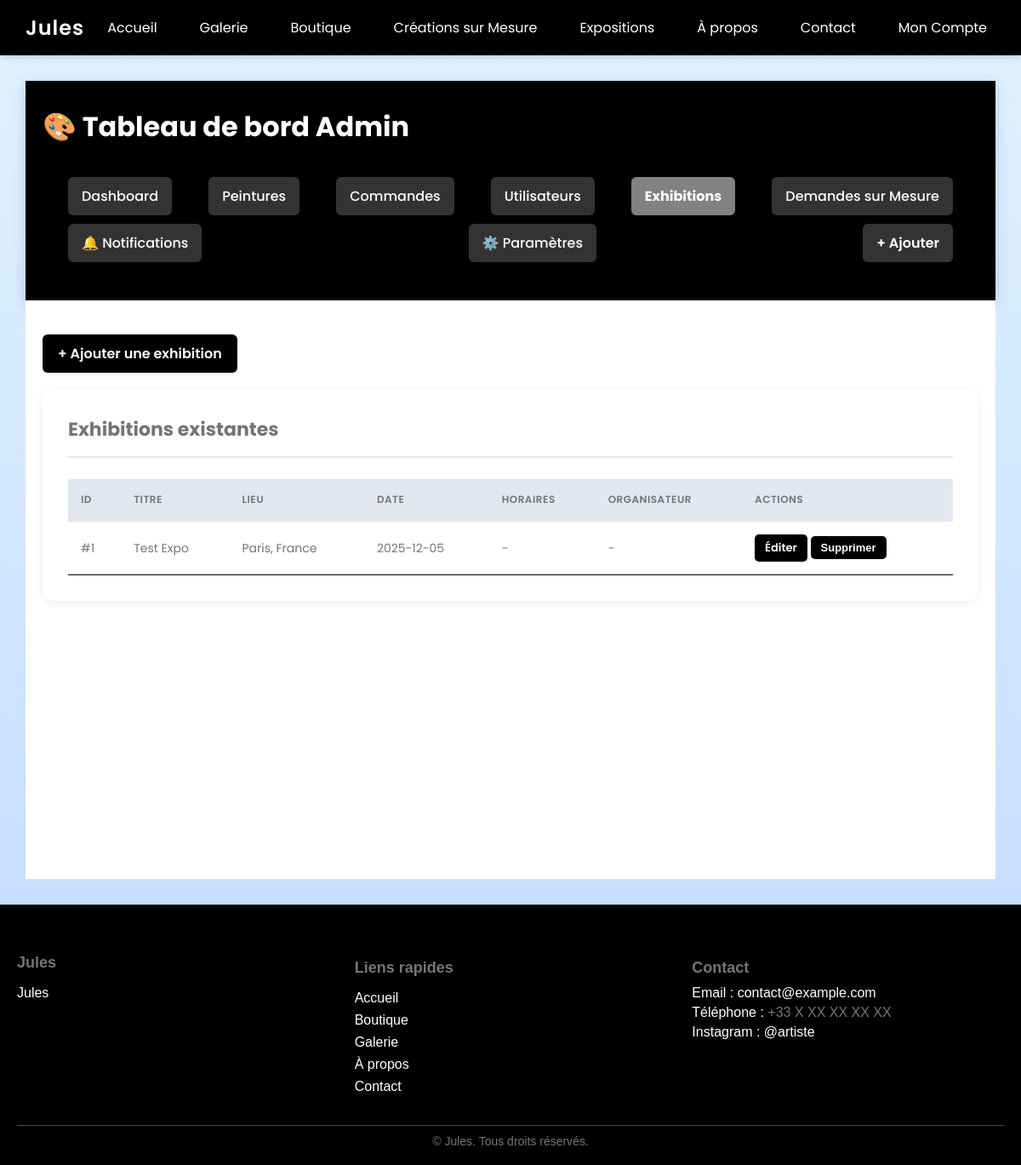
/admin/exhibitions (signed in), run on the app's committed database.
### tables this page shows
CREATE TABLE settings (id INTEGER PRIMARY KEY AUTOINCREMENT, key TEXT UNIQUE NOT NULL, value TEXT NOT NULL);

CREATE TABLE exhibitions (id INTEGER PRIMARY KEY AUTOINCREMENT, title TEXT NOT NULL, location TEXT NOT NULL, date TEXT NOT NULL, description TEXT, image TEXT, create_date TEXT NOT NULL DEFAULT CURRENT_TIMESTAMP, start_time TEXT, end_time TEXT, venue_details TEXT, organizer TEXT, entry_price TEXT, contact_info TEXT);

### app.py (the view)
@app.route("/admin/exhibitions")
def admin_exhibitions():
    conn = get_db()
    c = conn.cursor()
    c.execute("SELECT * FROM exhibitions ORDER BY create_date DESC")
    exhibitions = c.fetchall()
    conn.close()
    return render_template("admin/admin_exhibitions.html",
                         exhibitions=exhibitions,
                         new_notifications_count=get_new_notifications_count(),
                         active="exhibitions")

### app.py (called while the page is built)
def get_setting(key):
    conn = get_db()
    cur = conn.cursor()
    query = adapt_query("SELECT value FROM settings WHERE key = ?")
    cur.execute(query, (key,))
    row = cur.fetchone()
    conn.close()
    if row:
        return row['value'] if IS_POSTGRES else row["value"]
    return None

def get_new_notifications_count():
    conn = get_db()
    c = conn.cursor()
    c.execute("""
        SELECT COUNT(*)
        FROM notifications
        WHERE user_id IS NULL AND is_read = 0
    """)
    count = c.fetchone()[0]
    conn.close()
    return count

def is_admin():
    user_id = session.get("user_id")
    if not user_id:
        return False
    conn = get_db()
    c = conn.cursor()
    c.execute(adapt_query("SELECT role FROM users WHERE id=?"), (user_id,))
    result = c.fetchone()
    conn.close()
    return result and result[0] == 'admin'

@app.before_request
def init_cart_count():
    if "cart_count" not in session:
        session["cart_count"] = 0

### database.py (called while the page is built)
def get_db():
    if IS_POSTGRES:
        conn = psycopg2.connect(**DB_CONFIG)
        conn.cursor_factory = psycopg2.extras.RealDictCursor
        return conn
    else:
        conn = sqlite3.connect(DB_PATH)
        conn.row_factory = sqlite3.Row
        return conn

def adapt_query(query):
    if not IS_POSTGRES:
        return query
    query = query.replace('INTEGER PRIMARY KEY AUTOINCREMENT', 'SERIAL PRIMARY KEY')
    query = query.replace('AUTOINCREMENT', '')
    query = query.replace('?', '%s')
    return query

### templates/admin/admin_exhibitions.html (shortened to what this page needs)
{% extends "base.html" %}
{% block content %}
<header class="admin-header">
    <div class="admin-container">
        <h1>🎨 Tableau de bord Admin</h1>
        <nav class="admin-nav">
            <a href="{{ url_for('admin_dashboard') }}" class="nav-btn {% if active=='dashboard' %}active{% endif %}">Dashboard</a>
            <a href="{{ url_for('admin_paintings') }}" class="nav-btn {% if active=='paintings' %}active{% endif %}">Peintures</a>
            <a href="{{ url_for('admin_orders') }}" class="nav-btn {% if active=='orders' %}active{% endif %}">Commandes</a>
            <a href="{{ url_for('admin_users') }}" class="nav-btn {% if active=='users' %}active{% endif %}">Utilisateurs</a>
            <a href="{{ url_for('admin_exhibitions') }}" class="nav-btn {% if active=='exhibitions' %}active{% endif %}">Exhibitions</a>
            <a href="{{ url_for('admin_custom_requests') }}" class="nav-btn {% if active=='custom_requests' %}active{% endif %}">Demandes sur Mesure</a>
            <a href="{{ url_for('admin_notifications') }}" class="nav-btn {% if active=='notifications' %}active{% endif %}">
                🔔 Notifications
            </a>
            <a href="{{ url_for('admin_settings_page') }}" class="nav-btn {% if active=='settings' %}active{% endif %}">⚙️ Paramètres</a>
            <a href="{{ url_for('add_painting_web') }}" class="nav-btn btn-primary">+ Ajouter</a>
        </nav>
    </div>
</header>
<section class="admin-section">
    <div class="admin-container">
        <div style="margin-bottom: 20px;">
            <a href="{{ url_for('add_exhibition') }}" class="btn-primary">+ Ajouter une exhibition</a>
        </div>
        <div class="admin-panel">
            <h2>Exhibitions existantes</h2>
            {% if exhibitions %}
            <table class="admin-table">
                <thead>
                    <tr>
                        <th>ID</th>
                        <th>Titre</th>
                        <th>Lieu</th>
                        <th>Date</th>
                        <th>Horaires</th>
                        <th>Organisateur</th>
                        <th>Actions</th>
                    </tr>
                </thead>
                <tbody>
                    {% for exhibition in exhibitions %}
                    <tr>
                        <td>#{{ exhibition[0] }}</td>
                        <td>{{ exhibition[1] }}</td>
                        <td>{{ exhibition[2] }}</td>
                        <td>{{ exhibition[3] }}</td>
                        <td>
                            {% if exhibition[7] %}
                                {{ exhibition[7] }}{% if exhibition[8] %} - {{ exhibition[8] }}{% endif %}
                            {% else %}
                                -
                            {% endif %}
                        </td>
                        <td>{{ exhibition[10] if exhibition[10] else '-' }}</td>
                        <td>
                            <a href="{{ url_for('edit_exhibition', exhibition_id=exhibition[0]) }}" class="btn-link">Éditer</a>
                            <form action="{{ url_for('remove_exhibition', exhibition_id=exhibition[0]) }}" method="POST" style="display:inline;" onsubmit="return confirm('Supprimer cette exhibition ?');">
                                <button type="submit" class="btn-link btn-danger">Supprimer</button>
                            </form>
                        </td>
                    </tr>
                    {% endfor %}
                </tbody>
            </table>
            {% else %}
            <p>Aucune exhibition pour le moment.</p>
            {% endif %}
        </div>
    </div>
</section>
{% endblock %}

### templates/base.html (shortened to what this page needs)
<!DOCTYPE html>
<html lang="fr">
<head>
    <link rel="stylesheet" href="{{ url_for('static', filename='style.css') }}">
    <link rel="stylesheet" href="{{ url_for('dynamic_colors') }}">
</head>
<body>
    <nav>
        <div class="logo" data-shop-name>{{ site_settings.site_logo }}</div>
        <ul id="nav-menu">
            <li><a href="/">Accueil</a></li>
            <li><a href="/galerie">Galerie</a></li>
            <li><a href="/boutique">Boutique</a></li>
            {% if site_settings.enable_custom_orders == '1' %}
            <li><a href="/creations-sur-mesure">Créations sur Mesure</a></li>
            {% endif %}
            <li><a href="/expositions">Expositions</a></li>
            <li><a href="/about">À propos</a></li>
            <li><a href="/contact">Contact</a></li>
            <li class="user-menu">
                <a onclick="toggleUserMenu()">Mon Compte</a>
            </li>
        </ul>
    </nav>
    <main class="content">
        {% block content %}{% endblock %}
    </main>
    {% include 'footer.html' %}
</body>
</html>

### templates/footer.html (shortened to what this page needs)
<footer class="site-footer">
    <div class="footer-container">
        <div class="footer-about">
            <h3>{{ site_settings.site_logo }}</h3>
            <p>{{ site_settings.footer_text or site_settings.site_description or "Artiste passionné par la peinture moderne et abstraite. Découvrez mes œuvres, inspirations et créations uniques." }}</p>
        </div>
        <div class="footer-links">
            <h4>Liens rapides</h4>
            <ul>
                <li><a href="{{ url_for('home') }}">Accueil</a></li>
                <li><a href="{{ url_for('boutique') }}">Boutique</a></li>
                <li><a href="{{ url_for('galerie') }}">Galerie</a></li>
                <li><a href="{{ url_for('about') }}">À propos</a></li>
                <li><a href="{{ url_for('contact') }}">Contact</a></li>
            </ul>
        </div>
        <div class="footer-contact">
            <h4>Contact</h4>
            <p>Email : <a data-email href="mailto:contact@example.com">contact@example.com</a></p>
            <p>Téléphone : <span data-phone>+33 X XX XX XX XX</span></p>
            <p>Instagram : <a data-instagram href="https://instagram.com/artiste" target="_blank">@artiste</a></p>
        </div>
    </div>
    <div class="footer-bottom">
        &copy; {{ current_year }} <span data-shop-name>{{ site_settings.site_logo }}</span>. Tous droits réservés.
    </div>
</footer>

### static/style.css (style rules this page uses)
body { margin: 0; font-family: "Poppins", sans-serif; background: linear-gradient(to bottom, #e0f2ff, #c0d9ff); color: #222; }
nav { background: linear-gradient(90deg, #1E3A8A, #3B65C4); padding: 15px 30px; display: flex; justify-content: space-between; align-items: center; position: sticky; top: 0; z-index: 1000; box-shadow: 0 2px 8px rgba(0,0,0,0.15); }
nav .logo { color: white; font-size: 24px; font-weight: 600; letter-spacing: 1px; }
nav ul { list-style: none; margin: 0; padding: 0; display: flex; gap: 30px; }
nav a { color: white; text-decoration: none; font-weight: 400; font-size: 16px; padding: 5px 10px; transition: all 0.3s; }
.content { padding: 30px; }
.site-footer { background-color: #1E3A8A; color: white; padding: 40px 20px 20px 20px; font-family: 'Arial', sans-serif; }
.footer-container { display: flex; flex-wrap: wrap; justify-content: space-between; gap: 30px; max-width: 1200px; margin: 0 auto; }
.footer-about, .footer-links, .footer-contact { flex: 1 1 200px; min-width: 200px; }
.footer-about h3, .footer-links h4, .footer-contact h4 { margin-bottom: 10px; font-size: 18px; }
.footer-links ul { list-style: none; padding: 0; }
.footer-links ul li { margin-bottom: 8px; }
.footer-links ul li a { color: white; text-decoration: none; transition: color 0.3s; }
.footer-contact p { margin: 5px 0; }
.footer-bottom { text-align: center; margin-top: 20px; font-size: 14px; border-top: 1px solid rgba(255,255,255,0.3); padding-top: 10px; }
.admin-header { background: linear-gradient(135deg, #1E3A8A 0%, #3B65C4 100%); color: white; padding: 30px 0; box-shadow: 0 4px 15px rgba(30, 58, 138, 0.2); }
.admin-container { max-width: 1400px; margin: 0 auto; padding: 0 20px; }
.admin-header h1 { margin: 0 0 20px 0; font-size: 32px; font-weight: 700; }
.admin-nav { display: flex; gap: 10px; flex-wrap: wrap; z-index: 10; }
.nav-btn { padding: 10px 16px; background: rgba(255, 255, 255, 0.2); color: white; text-decoration: none; border-radius: 6px; border: 2px solid transparent; transition: all 0.3s ease; font-weight: 500; cursor: pointer; }
.nav-btn.active { background: white; color: #1E3A8A; font-weight: 700; }
.btn-primary { background: #1E3A8A !important; border-color: #1E3A8A !important; padding: 10px 16px; }
.admin-nav .nav-btn { flex: none; width: auto; padding: 10px 16px; }
.admin-nav .nav-btn.btn-primary { flex: none; padding: 10px 16px; }
.admin-section { padding: 40px 0; background: #f9fafb; min-height: calc(100vh - 200px); }
.admin-panel { background: white; padding: 30px; border-radius: 12px; box-shadow: 0 2px 10px rgba(0, 0, 0, 0.08); margin-bottom: 30px; }
.admin-panel h2 { margin: 0 0 25px 0; font-size: 22px; color: #1E3A8A; border-bottom: 2px solid #e5e7eb; padding-bottom: 15px; }
.admin-table { width: 100%; border-collapse: collapse; font-size: 14px; }
.admin-table thead { background: #f9fafb; border-bottom: 2px solid #e5e7eb; }
.admin-table th { padding: 15px; text-align: left; font-weight: 600; color: #1E3A8A; text-transform: uppercase; letter-spacing: 0.5px; font-size: 12px; }
.admin-table td { padding: 15px; border-bottom: 1px solid #e5e7eb; color: #333; }
.admin-table tbody tr { transition: background 0.2s ease; }
.btn-link { color: #fff; background-color: #007bff; border: none; padding: 6px 12px; border-radius: 5px; font-size: 13px; font-weight: 600; cursor: pointer; text-decoration: none; display: inline-block; transition: all 0.2s ease; }
.btn-primary { flex: 1; padding: 14px; background: linear-gradient(90deg, #1E3A8A, #3B65C4); color: white; border: none; border-radius: 6px; font-weight: 600; font-size: 16px; cursor: pointer; transition: all 0.3s ease; text-decoration: none; }
.nav-btn { position: relative; }

### templates/base.html (style rules this page uses)
.user-menu { position: relative; cursor: pointer; }
.user-menu > a { cursor: pointer; user-select: none; }

### templates/admin/admin_exhibitions.html (style rules this page uses)
.btn-primary { color: #fff; background-color: #007bff; border: none; padding: 10px 18px; border-radius: 6px; font-size: 16px; cursor: pointer; text-decoration: none; display: inline-block; }
.btn-link.btn-danger { background-color: #dc3545; }

### data on the page
settings: site_logo "Jules"
exhibitions: id "1", title "Test Expo", location "Paris, France", date "2025-12-05", exhibition "-"
settings: value "Jules"
